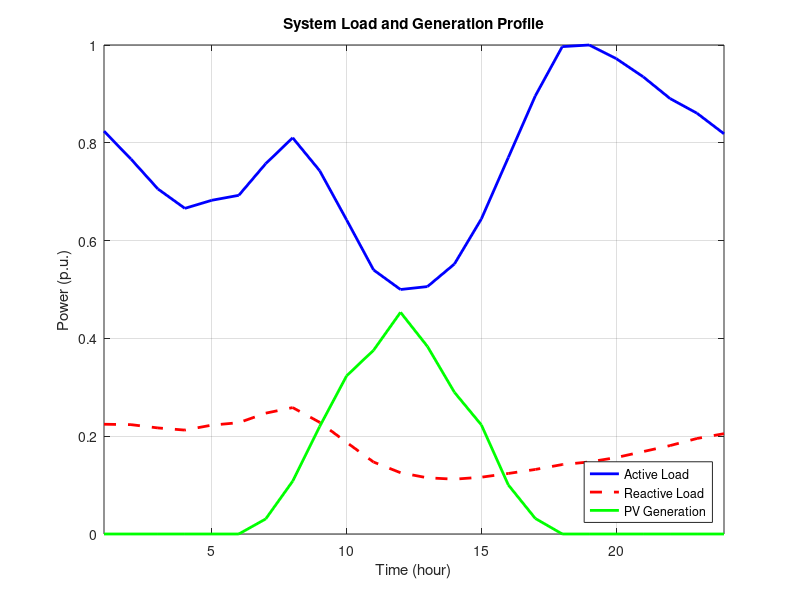
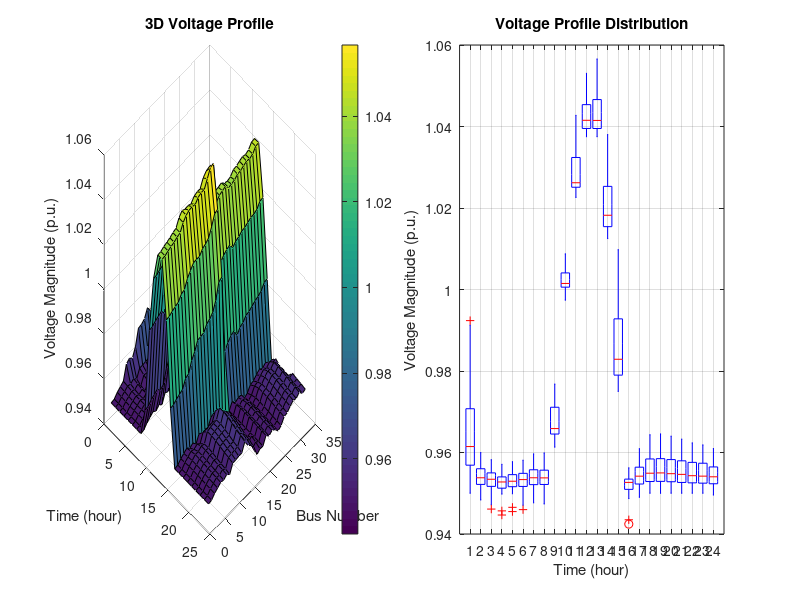

These figures' MATLAB source, in order: (Note: this script raises an error after producing the figures.)
load('multitimescale_results.mat');

% Use actual time vector from multi-timescale simulation
time_hours = results.time_hours;

% Create exactly 24 hourly samples by interpolating
hourly_times = 1:24;
V_hourly = zeros(results.n_bus, 24);
for h = 1:24
    % Find closest time index for each hour
    [~, idx] = min(abs(time_hours - h));
    V_hourly(:, h) = results.V_mag(:, idx);
end

%% Figure 1: Load Profile with PV Generation
figure('Position', [100, 600, 800, 300]);

% Hourly total system data
total_active_load = sum(results.Pl_24h, 1);
total_reactive_load = sum(results.Ql_24h, 1);
total_pv_gen = sum(results.PV_24h, 1);

plot(1:24, total_active_load, 'b-', 'LineWidth', 2);
hold on;
plot(1:24, total_reactive_load, 'r--', 'LineWidth', 2);
plot(1:24, total_pv_gen, 'g-', 'LineWidth', 2);
xlabel('Time (hour)');
ylabel('Power (p.u.)');
title('System Load and Generation Profile');
legend('Active Load', 'Reactive Load', 'PV Generation', 'Location', 'southeast');
grid on;
xlim([1, 24]);

%% Figure 2: Voltage Profiles (3D and Statistics)
figure('Position', [100, 100, 1200, 400]);

% 3D voltage profile (hourly sampling)
subplot(1,2,1);
[T_mesh, B_mesh] = meshgrid(hourly_times, 1:results.n_bus);
surf(T_mesh, B_mesh, V_hourly);
colorbar;
xlabel('Time (hour)');
ylabel('Bus Number');
zlabel('Voltage Magnitude (p.u.)');
title('3D Voltage Profile');
view(45, 30);

% Voltage statistics over time (box plot)
subplot(1,2,2);
boxplot(V_hourly, 'Labels', arrayfun(@num2str, hourly_times, 'UniformOutput', false));
xlabel('Time (hour)');
ylabel('Voltage Magnitude (p.u.)');
title('Voltage Profile Distribution');
grid on;
% Add voltage limit lines
yline(sqrt(results.V_min), 'r--', 'V_{min}', 'LineWidth', 1);
yline(sqrt(results.V_max), 'r--', 'V_{max}', 'LineWidth', 1);

%% Figure 3: Multi-timescale Control Actions
figure('Position', [900, 600, 1200, 600]);

% OLTC tap position
subplot(3,1,1);
stairs(time_hours, results.tap_val, 'b-', 'LineWidth', 2);
ylabel('OLTC Tap Position');
title('Slow Control: OLTC Operation');
grid on;

% CB status
subplot(3,1,2);
colors = lines(results.n_cb);
for i = 1:results.n_cb
    stairs(time_hours, results.cb_status(i,:), 'Color', colors(i,:), 'LineWidth', 1.5);
    hold on;
end
ylabel('CB Status (0/1)');
title('Slow Control: Capacitor Bank Operation');
legend(arrayfun(@(x) sprintf('CB Bus %d', results.cb_buses(x)), 1:results.n_cb, 'UniformOutput', false), 'Location', 'eastoutside');
grid on;

% Fast reactive power control
subplot(3,1,3);
% Plot PV reactive power for key buses
pv_buses_plot = results.pv_buses(1:min(3, length(results.pv_buses)));
for i = 1:length(pv_buses_plot)
    plot(time_hours, results.Q_PV(pv_buses_plot(i),:), 'LineWidth', 1.5);
    hold on;
end
% Plot SVC reactive power
for i = 1:length(results.svc_buses)
    plot(time_hours, results.Q_SVC(results.svc_buses(i),:), '--', 'LineWidth', 2);
    hold on;
end
xlabel('Time (hour)');
ylabel('Reactive Power (p.u.)');
title('Fast Control: PV and SVC Reactive Power');
legend([arrayfun(@(x) sprintf('PV Bus %d', x), pv_buses_plot, 'UniformOutput', false), ...
        arrayfun(@(x) sprintf('SVC Bus %d', x), results.svc_buses, 'UniformOutput', false)], 'Location', 'eastoutside');
grid on;

%% Figure 4: Multi-timescale Reactive Power Coordination
figure('Position', [900, 100, 800, 600]);

% Total reactive power sources over time
subplot(2,1,1);
total_Q_CB = sum(results.QCB, 1);
total_Q_PV = sum(results.Q_PV, 1);
total_Q_SVC = sum(results.Q_SVC, 1);
total_Q_load = zeros(1, length(time_hours));

% Interpolate hourly load to match simulation time steps
for i = 1:length(time_hours)
    hour_idx = min(24, ceil(time_hours(i)));
    total_Q_load(i) = sum(results.Ql_24h(:, hour_idx));
end

plot(time_hours, total_Q_CB, 'b-', 'LineWidth', 2);
hold on;
plot(time_hours, total_Q_PV, 'g-', 'LineWidth', 2);
plot(time_hours, total_Q_SVC, 'm-', 'LineWidth', 2);
plot(time_hours, total_Q_load, 'r--', 'LineWidth', 2);
xlabel('Time (hour)');
ylabel('Reactive Power (p.u.)');
title('Multi-timescale Reactive Power Coordination');
legend('CB (Slow)', 'PV (Fast)', 'SVC (Fast)', 'Load', 'Location', 'best');
grid on;

% Control hierarchy visualization
subplot(2,1,2);
% Show coordination intervals
coord_times = 0:results.dt_coord/3600:24;
slow_times = 0:results.dt_slow/3600:24;

% Voltage deviation over time
V_dev = std(results.V_mag(2:end, :), 1);
plot(time_hours, V_dev, 'k-', 'LineWidth', 1);
hold on;

% Mark coordination and slow control updates
for t = coord_times
    if t <= max(time_hours)
        xline(t, 'g--', 'Alpha', 0.5);
    end
end
for t = slow_times
    if t <= max(time_hours)
        xline(t, 'b-', 'Alpha', 0.7, 'LineWidth', 2);
    end
end

xlabel('Time (hour)');
ylabel('Voltage Std Dev (p.u.)');
title('Control Hierarchy Timeline');
legend('Voltage Deviation', 'Coordination Updates', 'Slow Updates', 'Location', 'best');
grid on;

%% Performance Summary
figure('Position', [500, 300, 1000, 400]);

subplot(1,2,1);
% Power loss over time
plot(time_hours, results.P_loss_series, 'r-', 'LineWidth', 2);
xlabel('Time (hour)');
ylabel('Power Loss (p.u.)');
title('Instantaneous Power Loss');
grid on;

subplot(1,2,2);
% Control action frequency
tap_changes_cumulative = cumsum([0; results.tap_changes(:)]);
cb_switches = sum(abs(diff(results.cb_status, 1, 2)), 1);
cb_switches_cumulative = cumsum([0, cb_switches]);

stairs(time_hours(1:length(tap_changes_cumulative)), tap_changes_cumulative, 'b-', 'LineWidth', 2);
hold on;
plot(time_hours(1:length(cb_switches_cumulative)), cb_switches_cumulative, 'r-', 'LineWidth', 2);
xlabel('Time (hour)');
ylabel('Cumulative Switches');
title('Control Action Frequency');
legend('OLTC Taps', 'CB Switches', 'Location', 'northwest');
grid on;

%% Summary Report
fid = fopen('multitimescale_summary.txt', 'w');
fprintf(fid, 'Multi-timescale Optimization Results Summary\n');
fprintf(fid, '==========================================\n\n');
fprintf(fid, 'Simulation Parameters:\n');
fprintf(fid, '  Fast Control Interval: %d seconds\n', results.dt_fast);
fprintf(fid, '  Coordination Interval: %d seconds\n', results.dt_coord);
fprintf(fid, '  Slow Control Interval: %d seconds\n', results.dt_slow);
fprintf(fid, '  Total Simulation Time: %.1f hours\n', max(time_hours));
fprintf(fid, '  Total Time Steps: %d\n', results.T_sim_steps);
fprintf(fid, '\nPerformance Metrics:\n');
fprintf(fid, '  Total Power Loss: %.6f p.u.-hours\n', results.P_loss);
fprintf(fid, '  Average Power Loss: %.6f p.u.\n', mean(results.P_loss_series));
fprintf(fid, '  Peak Power Loss: %.6f p.u.\n', max(results.P_loss_series));
fprintf(fid, '  Minimum Voltage: %.4f p.u.\n', results.min_voltage);
fprintf(fid, '  Maximum Voltage: %.4f p.u.\n', results.max_voltage);
fprintf(fid, '  Max Voltage Deviation: %.4f p.u.\n', results.max_voltage_deviation);
fprintf(fid, '\nControl Actions:\n');
fprintf(fid, '  Total OLTC Tap Changes: %d\n', results.total_tap_changes);
fprintf(fid, '  Total CB Switches: %d\n', results.total_cb_switches);
fprintf(fid, '  PV Buses: %d\n', length(results.pv_buses));
fprintf(fid, '  SVC Buses: %d\n', length(results.svc_buses));
fprintf(fid, '\nReactive Power Sources:\n');
fprintf(fid, '  Capacitor Banks: %.3f p.u. (peak)\n', max(sum(results.QCB, 1)));
fprintf(fid, '  PV Inverters: %.3f p.u. (peak)\n', max(sum(results.Q_PV, 1)));
fprintf(fid, '  SVC Devices: %.3f p.u. (peak)\n', max(sum(results.Q_SVC, 1)));
fclose(fid);

fprintf('Results saved to multitimescale_summary.txt\n');